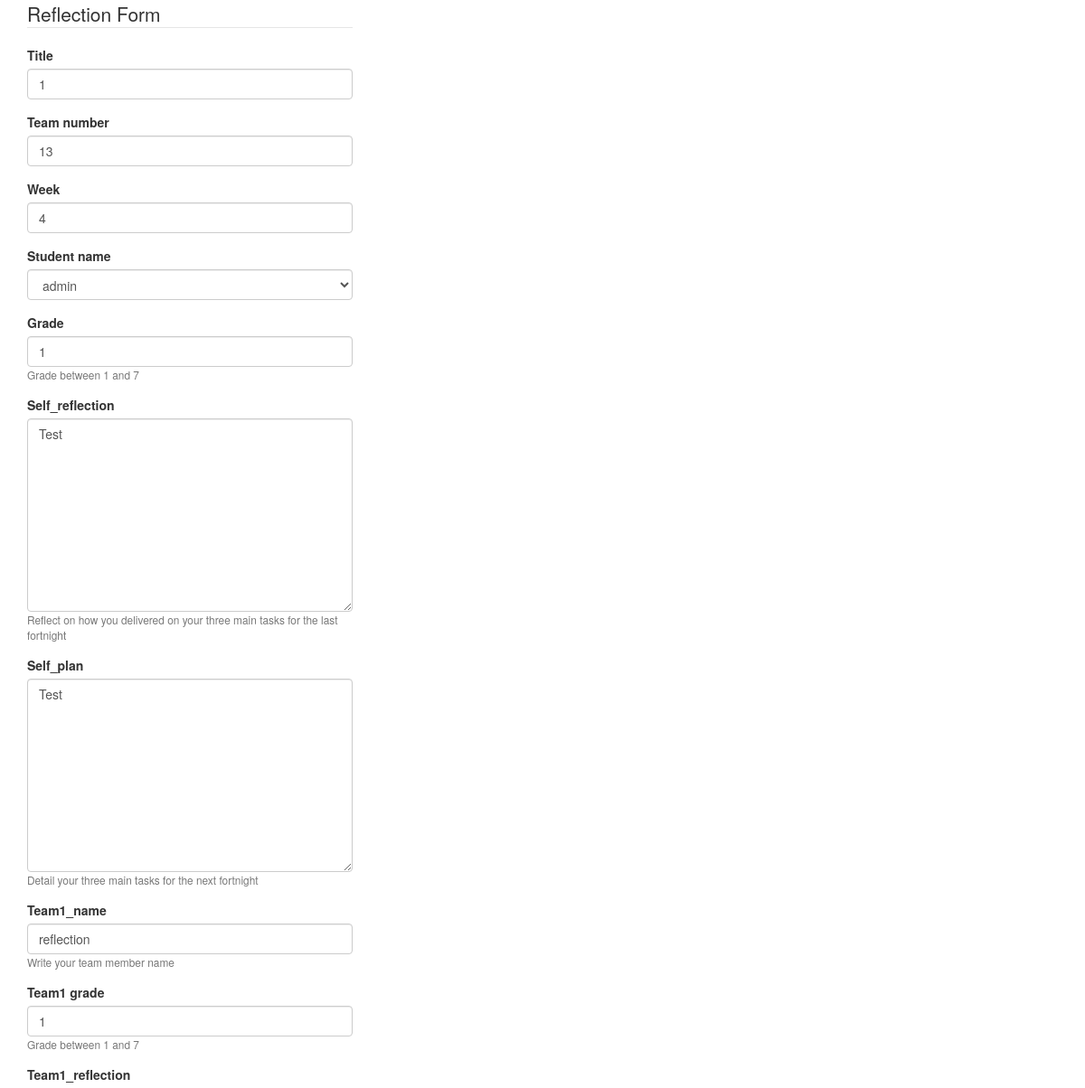
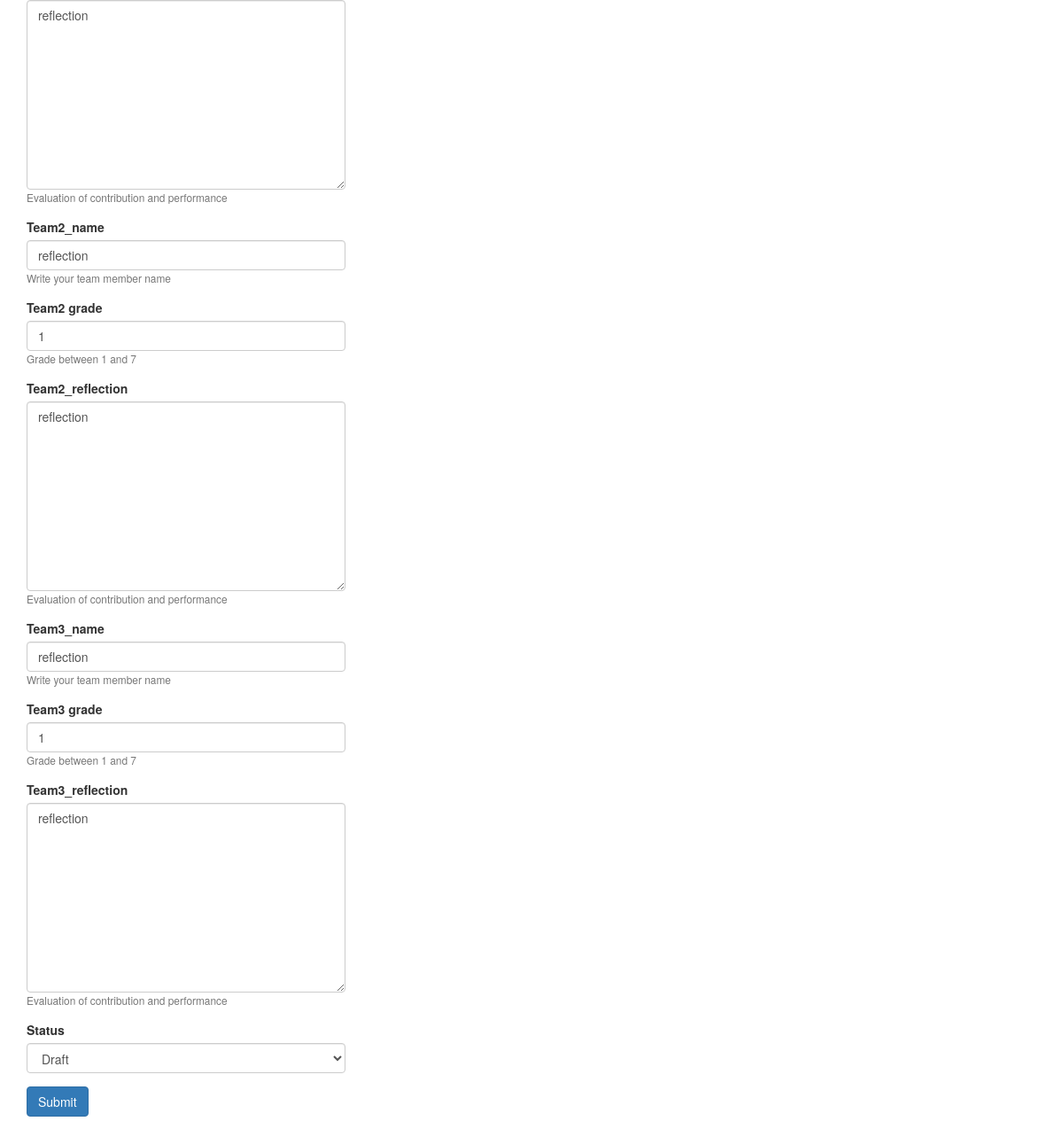
Page /reflection/2/edit/ on the committed database (2 pictures, top to bottom).
### reflection/models.py (models this page shows, shortened)
class Reflection(models.Model):
    title = models.CharField(max_length=100, verbose_name = 'title')
    team_number  = models.IntegerField(blank=True, null=True)
    week = models.IntegerField(blank=True, null=True)
    student_name = models.ForeignKey(settings.AUTH_USER_MODEL,on_delete=models.PROTECT)
    grade = models.PositiveIntegerField(default=1, validators=[MinValueValidator(1), MaxValueValidator(7)], help_text ='Grade between 1 and 7')
    self_reflection = models.TextField(verbose_name ='self_reflection',help_text ='Reflect on how you delivered on your three main tasks for the last fortnight')
    self_plan = models.TextField(verbose_name ='self_plan',help_text ='Detail your three main tasks for the next fortnight')
    team1_name= models.CharField(max_length=100, verbose_name = 'team1_name', help_text ='Write your team member name')
    team1_grade = models.PositiveIntegerField(default=1, validators=[MinValueValidator(1), MaxValueValidator(7)], help_text ='Grade between 1 and 7')
    team1_reflection = models.TextField(verbose_name ='team1_reflection',help_text ='Evaluation of contribution and performance ')
    team2_name = models.CharField(max_length=100, verbose_name = 'team2_name', help_text ='Write your team member name')
    team2_grade = models.PositiveIntegerField(default=1, validators=[MinValueValidator(1), MaxValueValidator(7)], help_text ='Grade between 1 and 7')
    team2_reflection = models.TextField(verbose_name ='team2_reflection',help_text ='Evaluation of contribution and performance ')
    team3_name = models.CharField(max_length=100, verbose_name = 'team3_name', help_text ='Write your team member name')
    team3_grade = models.PositiveIntegerField(default=1, validators=[MinValueValidator(1), MaxValueValidator(7)], help_text ='Grade between 1 and 7')
    team3_reflection = models.TextField(verbose_name ='team3_reflection',help_text ='Evaluation of contribution and performance ')
    created_at = models.DateTimeField(auto_now_add=True)
    updated_at = models.DateTimeField(auto_now=True)
    status = models.CharField(max_length=1, choices=STATUS_CHOICES)
    class Meta:
        ordering = ['-id']
        ordering = ['team_number']

### reflection/views.py (the view)
# urls.py: url(r'^(?P<id>\d+)/edit/$', views.reflection_edit, name = 'reflection_edit'),
def reflection_edit(request,id):
    reflection = get_object_or_404(Reflection, id=id)
    if request.method=='POST':
        form = ReflectionForm(request.POST,request.FILES, instance=reflection)
        if form.is_valid():
            reflection=form.save()
            messages.success(request,'New reflection was edited')
            return redirect(reflection) #post.get_absoluteurl() => post detail view
    else:
        form = ReflectionForm(instance=reflection)
    return render(request,'reflection/reflection_form.html', {'form':form,})

### reflection/forms.py
class ReflectionForm(forms.ModelForm):
    class Meta:
        model = Reflection
        fields = '__all__'

### reflection/templates/reflection/reflection_form.html (shortened to what this page needs)
{% load bootstrap3 %}
{% bootstrap_css %}
<div class="container">
  <div class="row">
    <div class="col-xs-5 col-sm-6 col-lg-4 " >
      <form class="" action="" method="post">
          <legend>Reflection Form</legend>
          {% bootstrap_form form %}
          <input type="submit" class="btn btn-primary" name="" value="Submit">
        </form>
      </div>
    </div>
  </div>

### rows in the picture
Reflection: title "1", team_number "13", week "4", student_name "admin", grade "1", self_reflection "Test", self_plan "Test", team1_name "reflection", team1_grade "1", team1_reflection "reflection", team2_name "reflection", team2_grade "1", team2_reflection "reflection", team3_name "reflection", team3_grade "1", team3_reflection "reflection", status "Draft"
